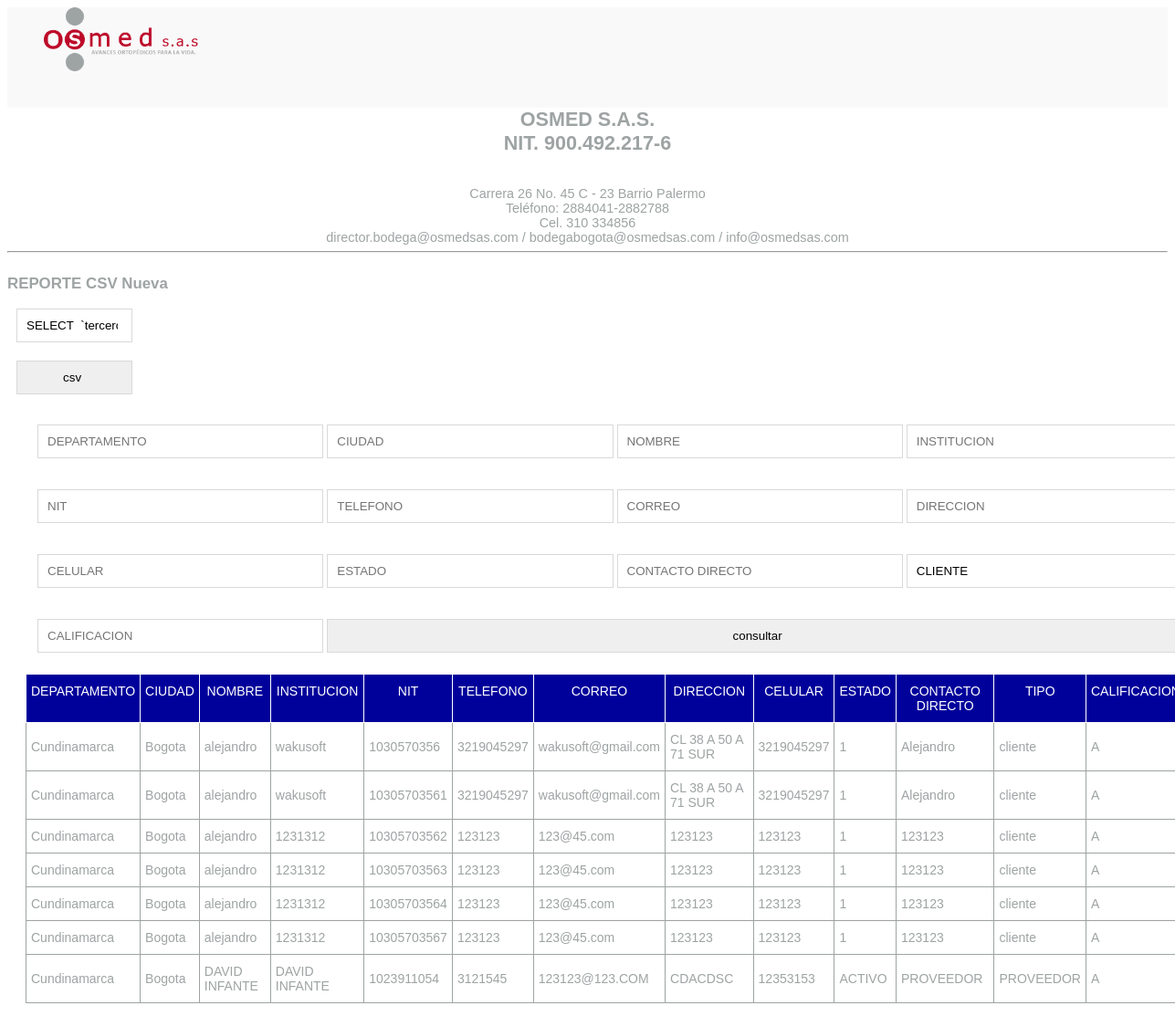
The page /impresion/consultarcliente.php on the database its author committed.
### tables this page shows
CREATE TABLE `terceros` (
  `idclientes` int(15) NOT NULL auto_increment,
  `departamento` int(15) NOT NULL,
  `ciudad` int(15) NOT NULL,
  `nombre` varchar(15) NOT NULL,
  `institucion` varchar(15) NOT NULL,
  `nit` varchar(20) NOT NULL,
  `telefono` varchar(15) NOT NULL,
  `correo` varchar(20) NOT NULL,
  `direccion` varchar(20) NOT NULL,
  `celular` varchar(20) NOT NULL,
  `estado` varchar(11) NOT NULL,
  `contacto_directo` varchar(15) NOT NULL,
  `sede` varchar(15) NOT NULL,
  `tipo` varchar(15) NOT NULL,
  `calificacion` varchar(15) NOT NULL,
  `bodega` varchar(15) NOT NULL,
  `fechamodificado` varchar(15) NOT NULL,
  PRIMARY KEY  (`idclientes`),
  KEY `despartamento` (`departamento`)
);

CREATE TABLE `departamento` (
  `iddepartamento` int(15) NOT NULL,
  `nombre` varchar(15) NOT NULL,
  `codigo` varchar(15) NOT NULL,
  PRIMARY KEY  (`iddepartamento`)
);

CREATE TABLE `ciudades` (
  `idciudades` int(15) NOT NULL,
  `iddepartamento` int(15) NOT NULL,
  `nombre` varchar(15) NOT NULL,
  `codigo` varchar(15) NOT NULL,
  PRIMARY KEY  (`idciudades`),
  KEY `iddepartamento` (`iddepartamento`)
);

### impresion/consultarcliente.php (the view, shortened to what this page needs)
<?php
	echo '
	<section id="encabezado">
		<div id="logo">
			<a href="../html/profile"><img src="../imagenes/logo.png"></a>
		</div>
	</section>
	<center><h2><strong>OSMED S.A.S.<br>NIT. 900.492.217-6</strong></h2><br>Carrera 26 No. 45 C - 23 Barrio Palermo<br>Teléfono: 2884041-2882788<br>Cel. 310 334856<br>director.bodega@osmedsas.com / bodegabogota@osmedsas.com / info@osmedsas.com</center><hr>
	';
$sentencia1='';
$sentencia2='';
$sentencia3='';
$sentencia4='';
$sentencia5='';
$sentencia6='';
$sentencia7='';
$sentencia8='';
$sentencia9='';
$sentencia10='';
$sentencia11='';
$sentencia12='';
?>
<section id="filtro">
	<form method="post" action="">
		<table id="t21">
		<tr>
	   	 	<td><input type="" name="R1" placeholder="DEPARTAMENTO" value=""></td>
	    	<td><input type="" name="R2" placeholder="CIUDAD"></td>
	    	<td><input type="" name="nombre" placeholder="NOMBRE"></td>
	    	<td><input type="" name="institucion" placeholder="INSTITUCION"></td>
		</tr>
		<tr>
			<td><input type="" name="nit" placeholder="NIT"></td>
			<td><input type="" name="telefono" placeholder="TELEFONO"></td>
			<td><input type="" name="correo" placeholder="CORREO"></td>
			<td><input type="" name="direccion" placeholder="DIRECCION"></td>
		</tr>
		<tr>
			<td><input type="" name="celular" placeholder="CELULAR"></td>
			<td><input type="" name="estado" placeholder="ESTADO"></td>
			<td><input type="" name="contacto_directo" placeholder="CONTACTO DIRECTO"></td>
			<td><input type="" name="tipoc" placeholder="TIPO" value="CLIENTE"></td>
		</tr>
		<tr>
			<td><input type="" name="calificacion" placeholder="CALIFICACION"></td>
			<td COLSPAN="3"><input type="submit" name="consultar" value="consultar"></td>
		</tr>
	</form>
</section>
<?php
include_once "conexion.php";
	$conexion= conexion();
include('../html/encabezado.php');
	$sql = "SELECT
	`terceros`.`idclientes`,
	`departamento`.`nombre` AS `R1`,
	`ciudades`.`nombre` AS `R2`,
	`terceros`.`nombre` ,
	`terceros`.`institucion` ,
	`terceros`.`nit` ,
	`terceros`.`telefono` ,
	`terceros`.`correo` ,
	`terceros`.`direccion` ,
	`terceros`.`celular` ,
	`terceros`.`estado` ,
	`terceros`.`contacto_directo` ,
	`terceros`.`tipo` ,
	`terceros`.`calificacion` ,
	`terceros`.`bodega` ,
	`terceros`.`fechamodificado`
	FROM `terceros`
	INNER JOIN `ciudades` ON `ciudades`. `idciudades` = `terceros`.`ciudad`
	INNER JOIN `departamento` ON `departamento`.`iddepartamento` = `terceros`.`departamento`
	".$sentencia11." ".$sentencia1." ".$sentencia2." ".$sentencia3." ".$sentencia4." ".$sentencia5." ".$sentencia6." ".$sentencia7." ".$sentencia8." ".$sentencia9." ".$sentencia10." ".$sentencia12." ;";
	echo "<h3 id='5'>REPORTE CSV Nueva</h3>
	<form method='POST' action='../descargar/descargarcliente.php'>
	<input type='' name='sentencia' value='".$sql."'>
	<input type='submit' value='csv'>
	</form>";
	$bill_usuarios = mysqli_query($conexion,$sql) or die(mysqli_error($conexion));
	echo '<div id="consultaLarga">
		<table id="t21" class="tg">
		  <tr>
		    <th class="tg-g4jy">DEPARTAMENTO</th>
		    <th class="tg-g4jy">CIUDAD</th>
		    <th class="tg-g4jy">NOMBRE</th>
		    <th class="tg-g4jy">INSTITUCION</th>
		    <th class="tg-g4jy">NIT</th>
		    <th class="tg-g4jy">TELEFONO</th>
		    <th class="tg-g4jy">CORREO</th>
		    <th class="tg-g4jy">DIRECCION</th>
		    <th class="tg-g4jy">CELULAR</th>
		    <th class="tg-g4jy">ESTADO</th>
		    <th class="tg-g4jy">CONTACTO DIRECTO</th>
		    <th class="tg-g4jy">TIPO</th>
		    <th class="tg-g4jy">CALIFICACION</th>
		    </tr>';
	while ($row = $bill_usuarios->fetch_assoc()) {
		echo '<tr>
		    <td class="tg-iacq">'.$row['R1'].'</td>
		    <td class="tg-iacq">'.$row['R2'].'</td>
		    <td class="tg-iacq">'.$row['nombre'].'</td>
		    <td class="tg-iacq">'.$row['institucion'].'</td>
		    <td class="tg-iacq">'.$row['nit'].'</td>
		    <td class="tg-iacq">'.$row['telefono'].'</td>
		    <td class="tg-iacq">'.$row['correo'].'</td>
		    <td class="tg-iacq">'.$row['direccion'].'</td>
		    <td class="tg-iacq">'.$row['celular'].'</td>
		    <td class="tg-iacq">'.$row['estado'].'</td>
		    <td class="tg-iacq">'.$row['contacto_directo'].'</td>
		    <td class="tg-iacq">'.$row['tipo'].'</td>
		    <td class="tg-iacq">'.$row['calificacion'].'</td>
		    </tr>';
	}
	echo '</table></div>';
	?>

### style/style.css (style rules this page uses)
body { font-family: sans-serif; color: #9EA3A3; font-size: 90%; }
section { float: left; width: 100%; }
input,select,textarea { outline: none; display: block; width: 98%; border: 1px solid #d9d9d9; margin: 10px 10px 20px; padding: 10px 15px 10px 10px; }
table { position: relative; left: 20px; width: 98%; }
#encabezado { width: 100%; background-color: #F9F9F9; }
#encabezado img { width: 15%; padding-left: 40px; padding-bottom: 40px; }
a { text-decoration: none; color: #F9F9F9; }

### impresion/consultarcliente.php (style rules this page uses)
#t21 { width: 100%; }
#t21 input { width: 100%; }
.tg { border-collapse:collapse;border-spacing:0; }
.tg td { font-family:Arial, sans-serif;font-size:14px;padding:10px 5px;border-style:solid;border-width:1px;overflow:hidden;word-break:normal; }
.tg th { font-family:Arial, sans-serif;font-size:14px;font-weight:normal;padding:10px 5px;border-style:solid;border-width:1px;overflow:hidden;word-break:normal; }
.tg .tg-g4jy { background:#00009b;color:white;vertical-align:top }
input,select { outline: none;display: block;width: 10%;border: 1px solid #d9d9d9;margin: 10px 10px 20px;padding: 10px 15px 10px 10px; }

### rows shown on the page
terceros: departamento.nombre "Cundinamarca", ciudades.nombre "Bogota", nombre "alejandro", institucion "wakusoft", nit "1030570356", telefono "3219045297", correo "wakusoft@gmail.com", direccion "CL 38 A 50 A 71 SUR", celular "3219045297", estado "1", contacto_directo "Alejandro", tipo "cliente", calificacion "A"
terceros: departamento.nombre "Cundinamarca", ciudades.nombre "Bogota", nombre "alejandro", institucion "wakusoft", nit "10305703561", telefono "3219045297", correo "wakusoft@gmail.com", direccion "CL 38 A 50 A 71 SUR", celular "3219045297", estado "1", contacto_directo "Alejandro", tipo "cliente", calificacion "A"
terceros: departamento.nombre "Cundinamarca", ciudades.nombre "Bogota", nombre "alejandro", institucion "1231312", nit "10305703562", telefono "123123", correo "123@45.com", direccion "123123", celular "123123", estado "1", contacto_directo "123123", tipo "cliente", calificacion "A"
terceros: departamento.nombre "Cundinamarca", ciudades.nombre "Bogota", nombre "alejandro", institucion "1231312", nit "10305703563", telefono "123123", correo "123@45.com", direccion "123123", celular "123123", estado "1", contacto_directo "123123", tipo "cliente", calificacion "A"
terceros: departamento.nombre "Cundinamarca", ciudades.nombre "Bogota", nombre "alejandro", institucion "1231312", nit "10305703564", telefono "123123", correo "123@45.com", direccion "123123", celular "123123", estado "1", contacto_directo "123123", tipo "cliente", calificacion "A"
terceros: departamento.nombre "Cundinamarca", ciudades.nombre "Bogota", nombre "alejandro", institucion "1231312", nit "10305703567", telefono "123123", correo "123@45.com", direccion "123123", celular "123123", estado "1", contacto_directo "123123", tipo "cliente", calificacion "A"
terceros: departamento.nombre "Cundinamarca", ciudades.nombre "Bogota", nombre "DAVID INFANTE", institucion "DAVID INFANTE", nit "1023911054", telefono "3121545", correo "123123@123.COM", direccion "CDACDSC", celular "12353153", estado "ACTIVO", contacto_directo "PROVEEDOR", tipo "PROVEEDOR", calificacion "A"
